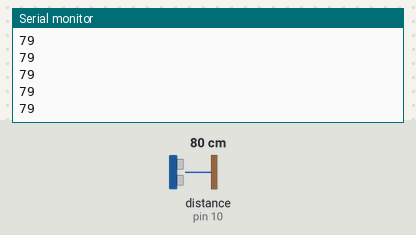
This sketch was run on a simulated Arduino Uno, built with avr-gcc and run on an emulated ATmega328P. Shown: the last lines printed to the serial monitor. Wiring (inferred from the names in the program): ultrasonic range finder: trigger pin 9; echo pin 10. The inputs (shaded band) are chosen by the test bench; at power-on: distance to the obstacle (sensor on pin 10) 80 cm. The echo pulse lasts 58.3 µs per cm.

Above: at 1.2 s.
1.3 s: distance to the obstacle (sensor on pin 10) set to 2 cm
At 1.34 s:
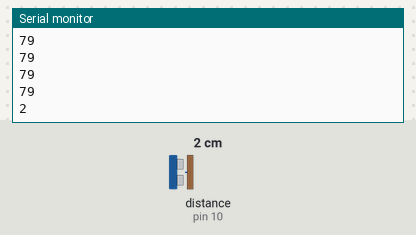
2.8 s: distance to the obstacle (sensor on pin 10) set to 4 cm
At 2.81 s:
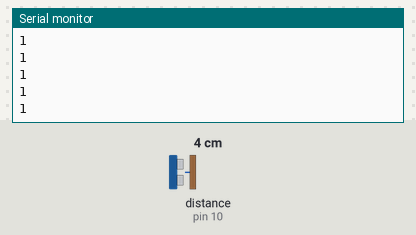
Timing chart, 0 to 5.8 s (numbered marks = the images above; inputs shaded):
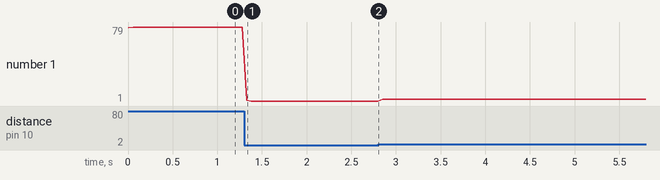

The sketch:

arduino_ultrasonic_sensor.ino
```cpp
// arduino_ultrasonic_sensor.ino

// Define the pins for the ultrasonic sensor
const int trigPin = 9;
const int echoPin = 10;

// Variables for duration and distance
long duration;
int distanceCm; // Distance in centimeters

void setup() {
  // Initialize serial communication at a high baud rate for better data throughput
  // Make sure this baud rate matches the one in your Julia script
  Serial.begin(115200);

  // Define pin modes
  pinMode(trigPin, OUTPUT); // Trig pin as an output
  pinMode(echoPin, INPUT);  // Echo pin as an input
}

void loop() {
  // Clear the trigPin by setting it LOW for 2 microseconds
  digitalWrite(trigPin, LOW);
  delayMicroseconds(2);

  // Set the trigPin HIGH for 10 microseconds to send a pulse
  digitalWrite(trigPin, HIGH);
  delayMicroseconds(10);
  digitalWrite(trigPin, LOW);

  // Measure the duration of the pulse on the echoPin
  // pulseIn() returns the length of the pulse in microseconds
  duration = pulseIn(echoPin, HIGH);

  // Calculate the distance in centimeters
  // Speed of sound in air is approximately 340 m/s or 0.034 cm/microsecond
  // We divide by 2 because the sound travels to the object and back
  distanceCm = duration * 0.034 / 2;

  // --- IMPORTANT FOR JULIA COMMUNICATION ---
  // Print ONLY the numerical distance value followed by a newline character.
  // Do NOT include any descriptive text like "Distance: " or " cm".
  // This simplifies parsing on the Julia side.
  Serial.println(distanceCm);

  // Add a small delay to prevent overwhelming the serial port
  // Adjust this delay based on how frequently you need updates
  delay(50);
}
```

Measured:
- after the input at 1.3 s, the serial monitor: prints a new line at once (image 1)
- plotted number 1: 79 → 1 after the input at 1.3 s, 1 → 3 after the input at 2.8 s
